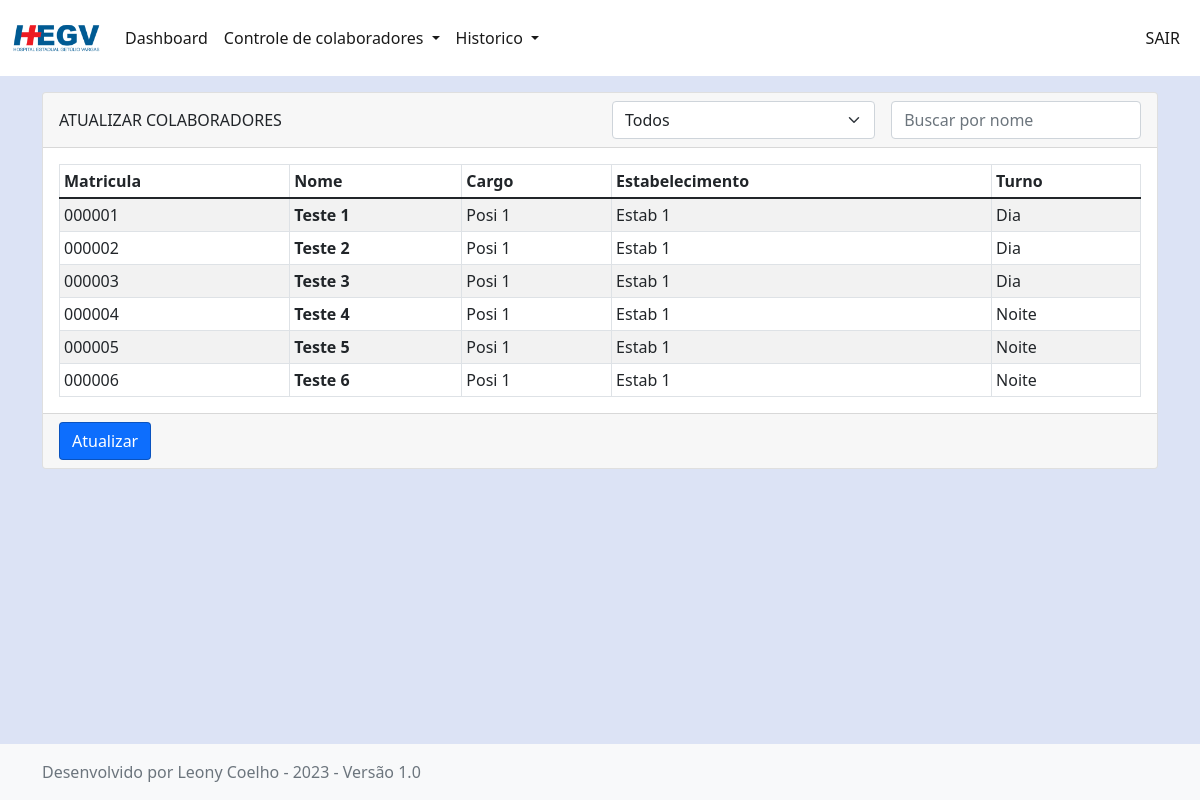
The page /history/ on the database its author committed.
### app_efetivos/models.py (models this page shows, shortened)
class Global_Settings(models.Model):
    establishment_title = models.CharField(max_length=50, default='Estabelecimento')
    sector_title = models.CharField(max_length=50, default='Setor')
    subSector_title = models.CharField(max_length=50, default='Subsetor')
    shift_title = models.CharField(max_length=50, default='Turno')
    position_title = models.CharField(max_length=50, default='Cargo')
    status_title = models.CharField(max_length=50, default='Status')
    theme = models.ManyToManyField(Theme)
    logo_image =  models.ImageField(upload_to='logos/uploaded_logo', default='logos/logo.png')
    bg_image =  models.ImageField(upload_to='bgs/uploaded_bgs', default='bgs/bg.png')
    institution_name = models.CharField(max_length=60, default='Sua Empresa')

class Worker(models.Model):
    id_worker = models.AutoField(primary_key=True)
    number_w = models.IntegerField(default=0, null=True)
    name_w = models.CharField(max_length=124, null=True)
    position_w =  models.ManyToManyField(Position)
    establishment_w =  models.ManyToManyField(Establishment)
    shift_w =  models.ManyToManyField(Shift)
    sector_w = models.ManyToManyField(Sector)
    subSector_w = models.ManyToManyField(Sub_Sector)
    status_w =  models.ManyToManyField(Status, default="")
    observation_w = models.CharField(max_length=124, default="")

class Position(models.Model):
    position_name= models.CharField(max_length=50)

class Establishment(models.Model):
    establishment_name= models.CharField(max_length=50)

class Shift(models.Model):
    shift_name= models.CharField(max_length=50)

### app_efetivos/views.py (the view)
# urls.py: path('history/', views.history, name='history'),
def history(request):
    globalsettings = Global_Settings.objects.all().latest('id')
    workers = Worker.objects.all()
    context = {
        'globalsettings':globalsettings,
        'workers':workers,
        }
    return render(request, 'history.html', context)

### app_efetivos/templates/history.html (shortened to what this page needs)
{% extends 'base.html' %}
{% block conteudo %}
<div class="container">
    <div class="card custom-card">
        <div class="card-header">
            <div class="row">
                <div class="col-xl-6 col-lg-6 col-md-12 col-sm-12 d-flex justify-content-between align-items-center">
                    Atualizar Colaboradores {% if is_mobile %} mobile {% endif %}
                </div>
                <div class="col-xl-6 col-lg-6 col-md-12 col-sm-12 d-flex justify-content-between align-items-center">
                    <select id="filtro-setor" class="form-select" style="margin-left: 0rem; margin-bottom: 0px;">
                        <option value="">Todos</option>
                    </select>
                    <input type="text" id="campo-busca" class="form-control" style="margin-left: 1rem; margin-bottom: 0px;" placeholder="Buscar por nome">
                </div>
            </div>
        </div>
        <div class="card-body">
            <form method="POST" action="{% url 'update_worker' %}">
                <div class="table-responsive">
                    <table class="table table-sm table-hover table-striped table-bordered" id="tabela-workers" style="margin-bottom: 0px;">
                        <thead>
                            <tr class="d-none d-md-table-row" style="white-space: nowrap">
                                <th scope="col" style=" cursor: pointer; " class="sortable d-none d-md-table-cell" data-sort-direction="asc">Matricula </i></th>
                                <th scope="col" style=" cursor: pointer; " class="sortable d-none d-md-table-cell" data-sort-direction="asc">Nome </i></th>
                                <th scope="col" style=" cursor: pointer; " class="sortabled-none d-md-table-cell" data-sort-direction="asc">{{globalsettings.position_title}} </i></th>
                                <th scope="col" style=" cursor: pointer; " class="sortabled-none d-md-table-cell" data-sort-direction="asc">{{globalsettings.establishment_title}} </i></th>
                                <th scope="col" style=" cursor: pointer; " class="sortabled-none d-md-table-cell" data-sort-direction="asc">{{globalsettings.shift_title}} </i></th>
                            </tr>
                        </thead>
                        <tbody>
                            {% for worker in workers %}
                            <tr style="cursor: pointer;">
                                <td class="align-middle d-none d-md-table-cell" data-bs-toggle="modal" data-bs-target="#workerModal{{ worker.id_worker }}">
                                    {% if worker.number_w %}
                                        {{ worker.number_w|stringformat:'06d' }}
                                    {% else %}
                                        000000
                                    {% endif %}
                                </td>
                                <td class="align-middle d-flex flex-column d-md-table-cell " style="font-weight: bold;" data-bs-toggle="modal" data-bs-target="#workerModal{{ worker.id_worker }}">{{ worker.name_w.split.0 }} {{ worker.name_w.split|last }}</td>
                                <td class="align-middle d-none d-md-table-cell" data-bs-toggle="modal" data-bs-target="#workerModal{{ worker.id_worker }}">
                                    {% for position in worker.position_w.all %}
                                        {{ position.position_name|truncatechars:30|default:"..." }}
                                    {% empty %}
                                        N/A
                                    {% endfor %}
                                </td>
                                <td class="align-middle d-none d-md-table-cell" data-bs-toggle="modal" data-bs-target="#workerModal{{ worker.id_worker }}">
                                    {% for establishment in worker.establishment_w.all %}
                                        {{ establishment.establishment_name }}
                                    {% empty %}
                                        N/A
                                    {% endfor %}
                                </td>
                                <td class="align-middle d-none d-md-table-cell" data-bs-toggle="modal" data-bs-target="#workerModal{{ worker.id_worker }}">
                                    {% for shift in worker.shift_w.all %}
                                        {{ shift.shift_name }}
                                    {% empty %}
                                        N/A
                                    {% endfor %}
                                </td>
                            </tr>
                            {% empty %}
                            <tr>
                                <td colspan="4">Nenhum usuário encontrado.</td>
                            </tr>
                            {% endfor %}
                        </tbody>
                    </table>
                </div>
            </div>
            <div class="card-footer">
                <button type="submit" class="btn btn-primary customBtn">Atualizar</button>
            </div>
    </div>
</div>
{% endblock %}

### app_efetivos/templates/base.html (shortened to what this page needs)
{% load static %}
<!doctype html>
<html lang="en" class="h-100">
  <head>
    <link href="https://cdn.jsdelivr.net/npm/bootstrap@5.1.3/dist/css/bootstrap.min.css" rel="stylesheet">
    <link rel="stylesheet" type="text/css" href="{% static  globalsettings.theme.first.theme_url  %}"  />
    </head>
    <body style="background-image: url('{{ globalsettings.bg_image.url }}'); background-size: cover; background-repeat: no-repeat;background-attachment: fixed;" class="d-flex flex-column h-100">
        <nav class="navbar navbar-expand-lg customNavbar">
            <div class="container-fluid">
              <a class="navbar-brand" href="{% url 'dashboard' %}">
                <img src="{{ globalsettings.logo_image.url }}" alt="Logo" height="50px">
              </a>
              <div class="collapse navbar-collapse" id="navbarSupportedContent">
                <ul class="navbar-nav me-auto mb-2 mb-lg-0">
                  <li class="nav-item">
                    <a class="nav-link" aria-current="page" href="{% url 'dashboard' %}">Dashboard</a>
                  </li>
                  <li class="nav-item dropdown">
                    <a class="nav-link dropdown-toggle" href="#" id="workerDropdown" role="button" data-bs-toggle="dropdown" aria-expanded="false">
                      Controle de colaboradores
                    </a>
                  </li>
                  <li class="nav-item dropdown">
                    <a class="nav-link dropdown-toggle" href="#" id="workerDropdown" role="button" data-bs-toggle="dropdown" aria-expanded="false">
                      Historico
                    </a>
                  </li>
                </ul>
                <div class="d-flex">
                  <ul class="navbar-nav me-auto mb-2 mb-lg-0">
                    <li class="nav-item">
                        <a class="nav-link" href="#">{{user.customuser.name}}</a>
                      </li>
                      <li class="nav-item">
                        <a class="nav-link" href="{% url 'logout_view' %}">SAIR</a>
                      </li>
                    </ul>
                </div>
              </div>
            </div>
          </nav>
        {% block conteudo %}
        {% endblock %}
    </body>
    <footer class="footer mt-auto py-3 bg-light base-footer">
      <div class="container">
        <span class="text-muted">Desenvolvido por Leony Coelho - 2023 - Versão 1.0</span>
      </div>
    </footer>
</html>

### app_efetivos/static/default.css (style rules this page uses)
body { background-color: rgb(220, 227, 245); }
.customNavbar { margin-bottom: 1rem; color: rgba(0, 0, 0, 0.9); background-color: #fff !important; }
.nav-link { color: rgba(0, 0, 0, 0.9); }
.custom-card { margin-bottom: 1.5rem; }
.card-header { text-transform: uppercase; }
.form-control { margin-bottom: 1rem; }
.form-select { margin-bottom: 1rem; }
.btn-primary { border-color: rgba(0, 0, 0, 0.247); }

### rows shown on the page
Global_Settings: logo_image (placeholder picture), position_title "Cargo", establishment_title "Estabelecimento", shift_title "Turno"
Worker: number_w "000001", name_w.split.0 "Teste", name_w.split|last "1"
Position: position_name "Posi 1"
Establishment: establishment_name "Estab 1"
Shift: shift_name "Dia"
Worker: number_w "000002", name_w.split.0 "Teste", name_w.split|last "2"
Worker: number_w "000003", name_w.split.0 "Teste", name_w.split|last "3"
Worker: number_w "000004", name_w.split.0 "Teste", name_w.split|last "4"
Shift: shift_name "Noite"
Worker: number_w "000005", name_w.split.0 "Teste", name_w.split|last "5"
Worker: number_w "000006", name_w.split.0 "Teste", name_w.split|last "6"
